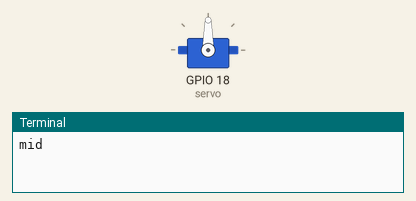
Bench run of a program on a simulated Raspberry Pi (BCM pin numbers). Shown: servo, the last lines printed to the terminal. Servo angles are drawn from the pulse width (0.5 ms = 0°, 2.5 ms = 180°).

Above: at 0.05 s.
At 1.5 s:
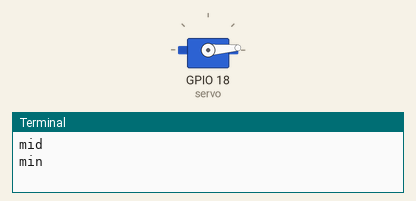
At 3.0 s:
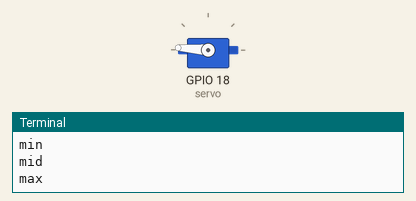
Timing chart, 0 to 6.9 s (numbered marks = the images above):
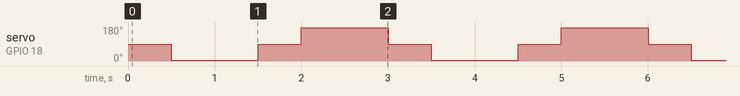

The program:

1.3.2_Servo_zero.py
```python
#!/usr/bin/env python3
from gpiozero import Servo
from time import sleep

# Set the GPIO pin number where the servo motor is connected
myGPIO = 18

# Define a correction factor to fine-tune servo pulse width
myCorrection = 0.45
maxPW = (2.0 + myCorrection) / 1000  # Calculate maximum pulse width
minPW = (1.0 - myCorrection) / 1000  # Calculate minimum pulse width

# Initialize the Servo object with custom pulse widths
servo = Servo(myGPIO, min_pulse_width=minPW, max_pulse_width=maxPW)

try:
    while True:
        # Position the servo at the middle and wait
        servo.mid()
        print("mid")  # Indicate current position
        sleep(0.5)    # Brief pause for 0.5 seconds

        # Move the servo to its minimum position and wait
        servo.min()
        print("min")  # Indicate current position
        sleep(1)      # Hold position for 1 second

        # Return the servo to the middle position and wait
        servo.mid()
        print("mid")  # Indicate current position
        sleep(0.5)    # Brief pause for 0.5 seconds

        # Move the servo to its maximum position and wait
        servo.max()
        print("max")  # Indicate current position
        sleep(1)      # Hold position for 1 second

except KeyboardInterrupt:
    # Gracefully terminate the script on a keyboard interrupt (Ctrl+C)
    pass
```

Measured:
- by itself, servo on GPIO 18 (servo): repeats every 3.0 s: 90° 0.50 s, 176° 1.0 s, 90° 0.50 s, 4° 1.0 s
